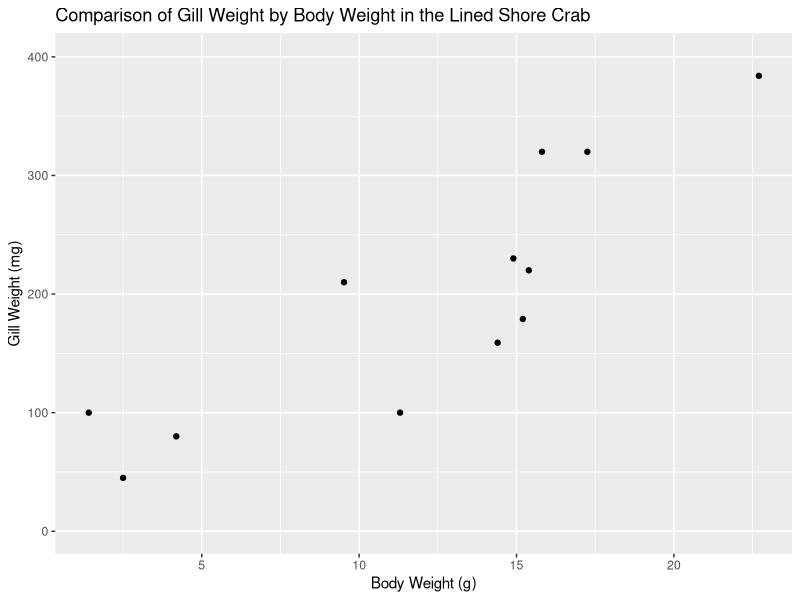
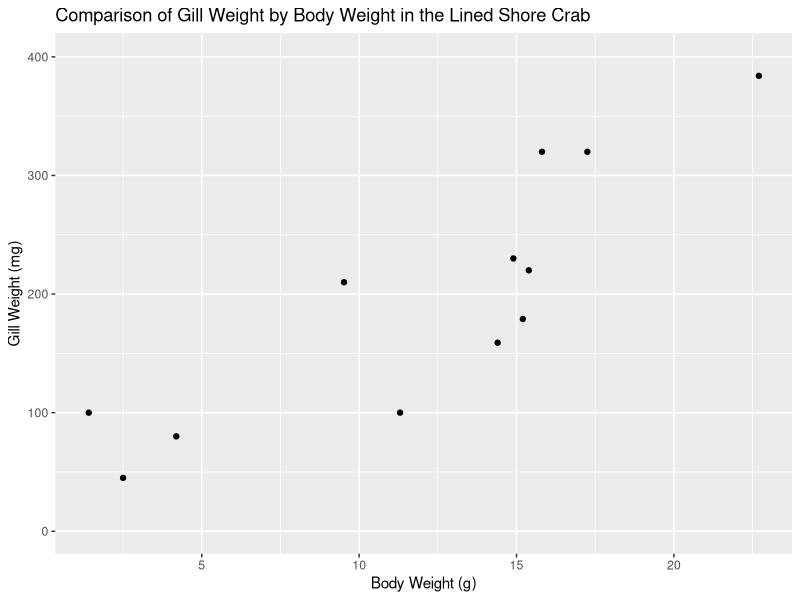

Recreate these plots in R, in order. (Note: this script raises an error after producing the figures.)
## ---- chunk 1
setwd("C:/Users/sonor/Desktop/MES 503/Fall 2022/Lab 10 - Correlation")

## ---- chunk 2
crabs <- read.csv("data/Crabdata.csv")
## ---- chunk 3
#### Dataframe ####


#### Scatterplot ####
library(ggplot2)
crabs_plot <- ggplot() + geom_point(aes(x= Body.weight, y= Gill.weight), data = crabs) + 
  ylab("Gill Weight (mg)") +
  xlab("Body Weight (g)") +
  ggtitle("Comparison of Gill Weight by Body Weight in the Lined Shore Crab") +
  ylim(c(1, 400))
crabs_plot

# Do the data look approximately linear?

## ---- chunk 4
# We have already confirmed the data look approximately linear so correlation analysis should be appropriate, but let's confirm statistically

shapiro.test(crabs$Gill.weight)
# Are the gill weight data normally distributed? If not, transform

shapiro.test(crabs$Body.weight)
# Are the body weight data normally distributed? If not, transform

## ---- chunk 5
cor(crabs, use="all.obs", method="pearson") #calculating correlation using pearson, gives correlation matrix
cov(crabs, use="all.obs") #calculating covariance, gives covariance matrix
#covariance of a covariant and itself= variance
#don't have to do this step, it's just a good way to look at your data beforehand

#if two variables are not significantly different r=0, so we calculate a tstat from r to perform a ttest (because ttests are centered around 0)

cor.test(crabs$Body.weight,crabs$Gill.weight, method="pearson")
#performs a ttest based on body weight and gill weight

# What are the results? Is there a relationship between crab gill weigt and body weight? If so, in what direction? How strong is the relationship? (don't forget to report both Pearson's r and p)
#p = 0.0002 so there is a significant positive correlation between the two variables
#the variables are 86.52% correlated

crabs_plot + geom_text(x = 3, y = 350, label = "r = 0.8652\n p = 0.0002")
## ---- chunk 6
height <- read.csv("data/Heights.csv")
## ---- chunk 7
#### Dataframe ####


#### Scatterplot ####
height_plot <- 

# Do the data look approximately linear?

## ---- chunk 8
# We have already confirmed the data look approximately linear so correlation analysis should be appropriate, but let's confirm statistically


# Are the parent height data normally distributed? If not, transform


# Are the child height data normally distributed? If not, transform

## ---- chunk 9
cor.test( , , method="") 

# what are the results? Is there a relationship between parent and child height? If so, in what direction? How strong is the relationship? (don't forget to report both spearman's p and p)


## ---- chunk 10
height_extended <- read.csv("data/Heights_extended.csv")
## ---- chunk 11
#### Dataframe ####

#### Plot(s) ####
# Instead of plotting each pairwise comparison of variables to see if they have a linear relationship we can use the pairs() function to make them all at once
pairs(height_extended)

# Do the variables look approximately linearly related?

## ---- chunk 12
# We have already checked the Parent height and child height distributions and know they can't be transformed to be normal, meaning we need to use the non-parametric spearman's correlation test instead
## ---- chunk 13
#### An alternative method #### 
install.packages("Hmisc")
library(Hmisc)
rcorr(as.matrix(height_extended), type="spearman")
#allows you to run correlations all at once (easier than cor.test if have multiple correlation tests to run because you don't have to run ttest on every pair of variables, spits out matrix with p-values)

# What are the results? What variable is parent height most correlated with? What about child height? (don't forget to report both spearman's p and p)
